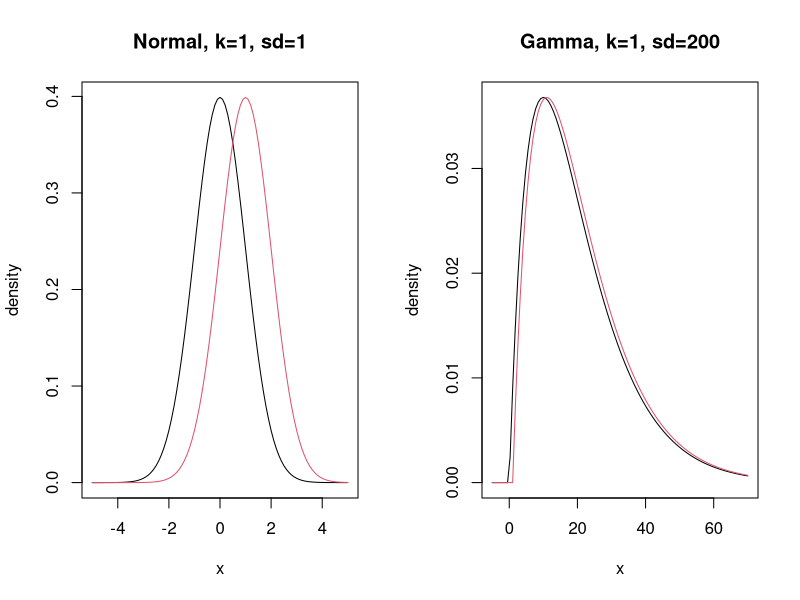
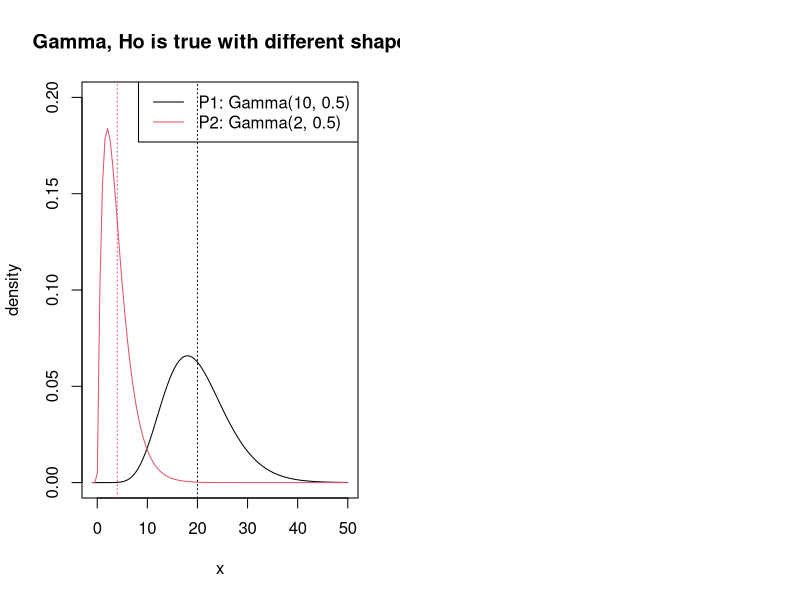
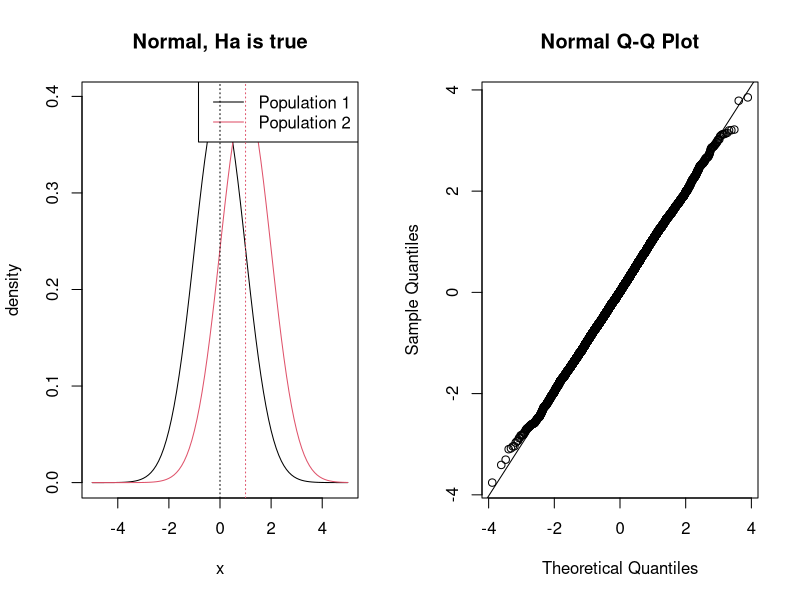
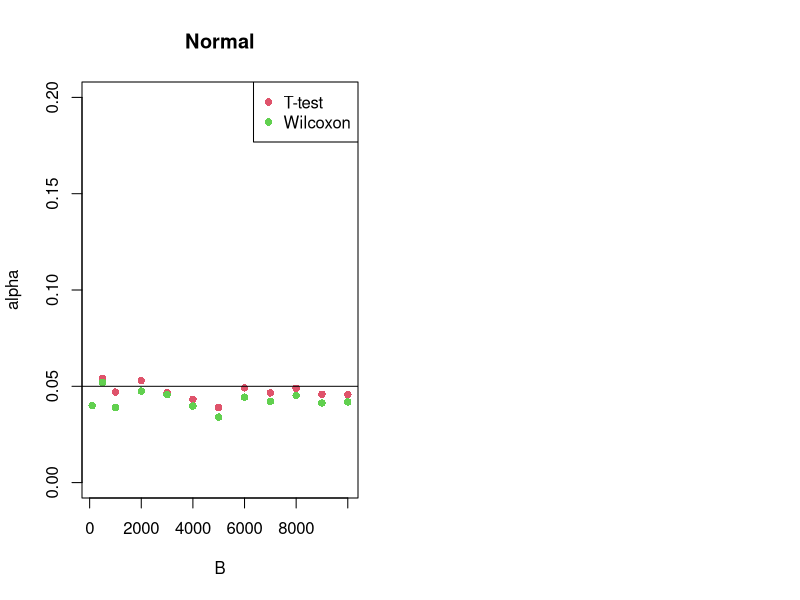
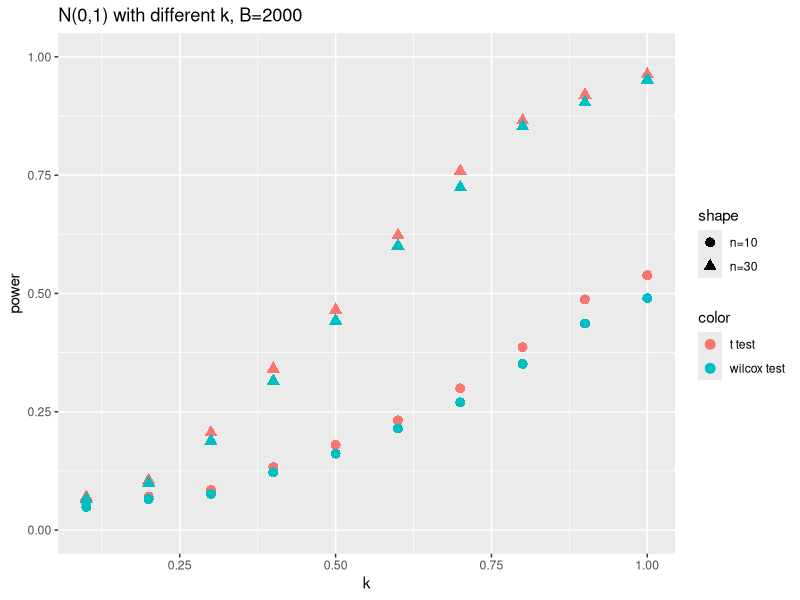
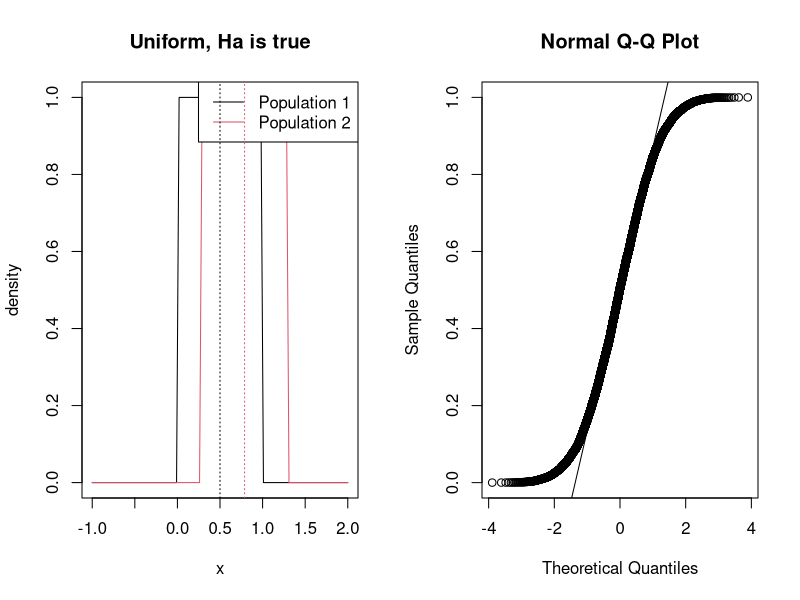
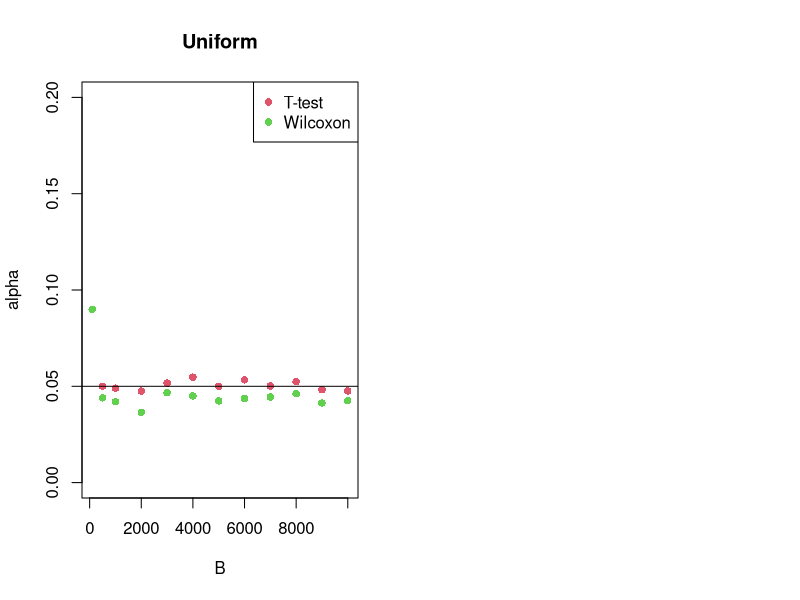

These figures' R source, in order: (Note: a time limit stopped this script after it produced the figures.)
## ---- chunk 1
knitr::opts_chunk$set(echo = TRUE)
## ---- chunk 2
par(mfrow=c(1,2))

curve(dnorm(x), from=-5, to=5, col=1,
      main="Normal, k=1, sd=1", ylab="density")
curve(dnorm(x, mean=0+1), from=-5, to=5, col=2, add=T)

curve(dgamma(x, 2, rate=0.1), from=-5, to=70, col=1,
      main="Gamma, k=1, sd=200", ylab="density")
curve(dgamma(x-1, 2, rate=0.1), from=-5, to=70, col=2, add=T)
## ---- chunk 3
# Gamma with different shape
# Ho is true
curve(dgamma(x, 10, rate=0.5), from=-1, to=50, col=1,
      main="Gamma, Ho is true with different shape", ylab="density", ylim=c(0,0.2))
curve(dgamma(x, 2, rate=0.5), from=-1, to=50, col=2, add=T)
legend("topright", c("P1: Gamma(10, 0.5)","P2: Gamma(2, 0.5)"),
       col=c(1,2), lty=1)
abline(v=20, col=1, lty=3)
abline(v=4, col=2, lty=3)
## ---- chunk 4
2/sqrt(10) # Gamma(10, 0.5)
2/sqrt(2) # Gamma(2, 0.5)
## ---- chunk 5
tail <- function(method,n=10000, mean=0, sd=1, a=0, b=1, shape=2, rate=0.5, plot=F) {
  x<-c()
      if (method=="Normal"){
        x<-rnorm(n) 
      }
      else if (method=="Uniform"){
        x<-runif(n, min=a, max=b) 
      }
      else if (method=="Exp"){
        x<-rexp(n, rate=rate) 
      }
      else if (method=="Gamma"){
        x<-rgamma(n, shape=shape, rate=rate) 
      }
      else {
        print("Error")
        break
      }
  qqnorm(x)
  qqline(x)
}
## ---- chunk 6
# method = Normal, Uniform, Exp, Gamma
alpha <- function(method, B, n=10, mean=0, sd=1, a=0, b=1, shape=2, rate=0.5, plot=F) {
  alpha<-0.05
  x<-c()
  y<-c()
  t.pv<-c()
  Wilcox.pv<-c()
  alpha_t<-c()
  alpha_Wilcox<-c()
  
  for(j in 1:length(B)){
    for(i in 1:B[j]){
      if (method=="Normal"){
        x<-rnorm(n) 
        y<-rnorm(n)
      }
      else if (method=="Uniform"){
        x<-runif(n, min=a, max=b) 
        y<-runif(n, min=a, max=b)
      }
      else if (method=="Exp"){
        x<-rexp(n, rate=rate) 
        y<-rexp(n, rate=rate)
      }
      else if (method=="Gamma"){
        x<-rgamma(n, shape=shape, rate=rate) 
        y<-rgamma(n, shape=shape, rate=rate)
      }
      else {
        print("Error")
        break
      }
      myt<-t.test(x,y)
      t.pv[i]<-myt$p.value
      Wilcox.pv[i] <- wilcox.test(x, y, exact = FALSE)$p.value
    }
    alpha_t[j] <- mean(t.pv<alpha)
    alpha_Wilcox[j]<-mean(Wilcox.pv<alpha)
  }
  if (plot==T){
    plot(x=B, y=alpha_t, ylim=c(0, 0.2), ylab="alpha",
         main=as.character(method), pch=16, col=2)
    points(x=B, y=alpha_Wilcox, pch=16, col=3)
    abline(h=0.05)
    legend("topright", c("T-test","Wilcoxon"), col=c(2,3), pch=16)
  }
}
## ---- chunk 7
kgen <- function(v){
    kgen <- c()
    for (i in 1:10){
      kgen[i] <- 0.1*i*v 
    }
    return(kgen)
}
## ---- chunk 8
# Normal
normal_power <- function(n, B, v) {
  alpha<-0.05
  t.pv<-c()
  Wilcox.pv<-c()
  k<-kgen((v)^(1/2)) 
  power_t<-data.frame(n10=c(rep(0,length(k))),n30=c(rep(0,length(k))))
  power_Wilcox<-data.frame(n10=c(rep(0,length(k))),n30=c(rep(0,length(k))))
  for(l in 1:length(n)){
    for(j in 1:length(k)){
      for(i in 1:B){
        x<-rnorm(n[l])
        y<-rnorm(n[l],mean=0+k[j])
        myt<-t.test(x,y)
        t.pv[i]<-myt$p.value
        Wilcox.pv[i] <- wilcox.test(x, y, exact = FALSE)$p.value
      }
      power_t[j,l] <- mean(t.pv<alpha)
      power_Wilcox[j,l]<-mean(Wilcox.pv<alpha)
    }
  }

  par(mfrow=c(1,2))
  require(ggplot2)
  require(reshape2)
  df <- data.frame(k = k,ttest = power_t,wilcoxtest = power_Wilcox)
  df <- melt(df ,  id.vars = 'k', variable.name = 'method')
  df$color=c(rep("t test",times=20),rep("wilcox test",times=20))
  df$shape=rep(c(rep("n=10",times=10),rep("n=30",times=10)),times=2)
  qplot(data = df, 
          y = value, 
          x = k, color=color,ylim=c(0,1),
          main=paste('N(0,1) with different k, B=',B,sep=""),
          ylab = "power")+geom_point(aes(shape=shape),size=3)
}
## ---- chunk 9
# Uniform
unif_power <- function(n, B, a, b) {
  alpha<-0.05
  t.pv<-c()
  Wilcox.pv<-c()
  k<-kgen((((b-a)^2)/12)^(1/2)) 
  power_t<-data.frame(n10=c(rep(0,length(k))),n30=c(rep(0,length(k))))
  power_Wilcox<-data.frame(n10=c(rep(0,length(k))),n30=c(rep(0,length(k))))
  for(l in 1:length(n)){
    for(j in 1:length(k)){
      for(i in 1:B){
        x<-runif(n[l], a, b)
        y<-runif(n[l], min=a+k, max=k[j]+b)
        myt<-t.test(x,y)
        t.pv[i]<-myt$p.value
        Wilcox.pv[i] <- wilcox.test(x, y, exact = FALSE)$p.value
      }
      power_t[j,l] <- mean(t.pv<alpha)
      power_Wilcox[j,l]<-mean(Wilcox.pv<alpha)
    }
  }
  par(mfrow=c(1,2))
  require(ggplot2)
  require(reshape2)
  df <- data.frame(k = k,ttest = power_t,wilcoxtest = power_Wilcox)
  df <- melt(df ,  id.vars = 'k', variable.name = 'method')
  df$color=c(rep("t test",times=20),rep("wilcox test",times=20))
  df$shape=rep(c(rep("n=10",times=10),rep("n=30",times=10)),times=2)
  qplot(data = df, 
          y = value, 
          x = k, color=color,ylim=c(0,1),
          main=paste('Unif(a=',a,', b=',b,') with different k, B=',B,sep=""),
          ylab = "power")+geom_point(aes(shape=shape),size=3)
}
## ---- chunk 10
# Exp
# b is rate
exp_power <- function(n, B, b) {
  alpha<-0.05
  t.pv<-c()
  Wilcox.pv<-c()
  k<-kgen((1*(b^-2))^(1/2)) 
  power_t<-data.frame(n10=c(rep(0,length(k))),n30=c(rep(0,length(k))))
  power_Wilcox<-data.frame(n10=c(rep(0,length(k))),n30=c(rep(0,length(k))))
  for(l in 1:length(n)){
    for(j in 1:length(k)){
      for(i in 1:B){
        x<-rgamma(n[l],shape =1 ,rate = b)
        x<-x+k[j]
        y<-rgamma(n[l],shape =1 ,rate = b)
        myt<-t.test(x,y)
        t.pv[i]<-myt$p.value
        Wilcox.pv[i]<-wilcox.test(x, y, exact = FALSE)$p.value
      }
      power_t[j,l]<-mean(t.pv<alpha)
      power_Wilcox[j,l]<-mean(Wilcox.pv<alpha)
    }
  }
  par(mfrow=c(1,2))
  require(ggplot2)
  require(reshape2)
  df <- data.frame(k = k,ttest = power_t,wilcoxtest = power_Wilcox)
  df <- melt(df ,  id.vars = 'k', variable.name = 'method')
  df$color=c(rep("t test",times=20),rep("wilcox test",times=20))
  df$shape=rep(c(rep("n=10",times=10),rep("n=30",times=10)),times=2)
  qplot(data = df, 
          y = value, 
          x = k, color=color,ylim=c(0,1),
          main=paste('Exp(rate=',b,') with different k, B=',B,sep=""),
          ylab = "power")+geom_point(aes(shape=shape),size=3)
}
## ---- chunk 11
# Gamma 
gamma_power <- function(n, B, a, b) {
  alpha<-0.05
  t.pv<-c()
  Wilcox.pv<-c()
  k<-kgen((a*(b^-2))^(1/2)) 
  power_Wilcox<-data.frame(n10=c(rep(0,length(k))),n30=c(rep(0,length(k))))
  power_t<-data.frame(n10=c(rep(0,length(k))),n30=c(rep(0,length(k))))
  for(l in 1:length(n)){
    for(j in 1:length(k)){
      for(i in 1:B){
        x<-rgamma(n[l],shape =a ,rate = b)
        y<-x+k[j]
        myt<-t.test(x,y)
        t.pv[i]<-myt$p.value
        Wilcox.pv[i] <- wilcox.test(x, y, exact = FALSE)$p.value
      }
      power_t[j,l] <- mean(t.pv<alpha)
      power_Wilcox[j,l]<-mean(Wilcox.pv<alpha)
    }
  }
  par(mfrow=c(1,2))
  require(ggplot2)
  require(reshape2)
  df <- data.frame(k = k,ttest = power_t,wilcoxtest = power_Wilcox)
  df <- melt(df ,  id.vars = 'k', variable.name = 'method')
  df$color=c(rep("t test",times=20),rep("wilcox test",times=20))
  df$shape=rep(c(rep("n=10",times=10),rep("n=30",times=10)),times=2)
  qplot(data = df, 
          y = value, 
          x = k, color=color,ylim=c(0,1),
          main=paste('Gamma(shape=',a,', rate=',b,') with different k, B=',B,sep=""),
          ylab = "power")+geom_point(aes(shape=shape),size=3)
}
## ---- chunk 12
# Gamma change shape (different meaning of k!!)
gamma_diff_shape_power <- function(n, B, a, b) {
  alpha<-0.05
  t.pv<-c()
  Wilcox.pv<-c()
  k<-seq(0.1,3,0.3)
  power_Wilcox<-data.frame(n10=c(rep(0,length(k))),n30=c(rep(0,length(k))))
  power_t<-data.frame(n10=c(rep(0,length(k))),n30=c(rep(0,length(k))))
  for(l in 1:length(n)){
    for(j in 1:length(k)){
      for(i in 1:B){
        x<-rgamma(n[l],shape =a ,rate = b)
        y<-rgamma(n[l],shape =a+k[j] ,rate = b)
        myt<-t.test(x,y)
        t.pv[i]<-myt$p.value
        Wilcox.pv[i] <- wilcox.test(x, y, exact = FALSE)$p.value
      }
      power_t[j,l] <- mean(t.pv<alpha)
      power_Wilcox[j,l]<-mean(Wilcox.pv<alpha)
    }
  }
  par(mfrow=c(1,2))
  require(ggplot2)
  require(reshape2)
  df <- data.frame(k = k,ttest = power_t,wilcoxtest = power_Wilcox)
  df <- melt(df ,  id.vars = 'k', variable.name = 'method')
  df$color=c(rep("t test",times=20),rep("wilcox test",times=20))
  df$shape=rep(c(rep("n=10",times=10),rep("n=30",times=10)),times=2)
  qplot(data = df, 
          y = value, 
          x = k, color=color,ylim=c(0,1),
          main=paste('Gamma(shape=',a,', rate=',b,') with different k, B=',B,sep=""),
          ylab = "power")+geom_point(aes(shape=shape),size=3)
}
## ---- chunk 13
par(mfrow=c(1,2))

curve(dnorm(x), from=-5, to=5, col=1,
      main="Normal, Ha is true", ylab="density")
curve(dnorm(x, mean=0+1), from=-5, to=5, col=2, add=T)
legend("topright", c("Population 1","Population 2"),
       col=c(1,2), lty=1)
abline(v=0, col=1, lty=3)
abline(v=1, col=2, lty=3)

tail(method = "Normal")
## ---- chunk 14
n<-10
B<-c(100,500,seq(1000,10000,1000))
alpha("Normal", n=n, B=B, mean=0, sd=1, plot=T)
## ---- chunk 15
normal_power(n=c(10,30), B=2000, v=1)
## ---- chunk 16
par(mfrow=c(1,2))

curve(dunif(x, 0, 1), from=-1, to=2, col=1,
      main="Uniform, Ha is true", ylab="density")
curve(dunif(x, 0+0.2886751, 1+0.2886751), from=-1, to=2, col=2, add=T)
legend("topright", c("Population 1","Population 2"),
       col=c(1,2), lty=1)
abline(v=0.5, col=1, lty=3)
abline(v=0.7886751, col=2, lty=3)

tail(method = "Uniform")
## ---- chunk 17
n<-10
B<-c(100,500,seq(1000,10000,1000))
alpha("Uniform", n=n, B=B, a=0, b=1, plot=T)
## ---- chunk 18
unif_power(n=c(10,30), B=2000, a=0, b=1)
## ---- chunk 19
par(mfrow=c(1,2))

curve(dexp(x, 1), from=-1, to=4, col=1,
      main="Exp, Ha is true", ylab="density")
curve(dexp(x-1, 1), from=-1, to=4, col=2, add=T)
legend("topright", c("Population 1","Population 2"),
       col=c(1,2), lty=1)
abline(v=1, col=1, lty=3)
abline(v=2, col=2, lty=3)

tail(method = "Exp", rate = 1)
## ---- chunk 20
n<-10
B<-c(100,500,seq(1000,10000,1000))
alpha("Exp", n=n, B=B, rate=1)
## ---- chunk 21
exp_power(n=c(10,30), B=10000, b=1)
## ---- chunk 22
par(mfrow=c(1,2))

curve(dgamma(x, 2, rate=0.5), from=-1, to=20, col=1,
      main="Gamma, Ha is true", ylab="density")
curve(dgamma(x-2.828427, 2, rate=0.5), from=-1, to=20, col=2, add=T)
legend("topright", c("Population 1","Population 2"),
       col=c(1,2), lty=1)
abline(v=4, col=1, lty=3)
abline(v=4+2.828427, col=2, lty=3)

tail(method = "Gamma")
## ---- chunk 23
n<-10
B<-c(100,500,seq(1000,10000,1000))
alpha("Gamma", n=n, B=B, shape=2, rate=0.5, plot=T)
## ---- chunk 24
gamma_power(n=c(10,30), B=10000, a=2, b=0.5)
## ---- chunk 25
curve(dgamma(x, 10, rate=0.5), from=-1, to=50, col=1,
      main="Gamma, Ho is true with different shape", ylab="density", ylim=c(0,0.2))
curve(dgamma(x, 2, rate=0.5), from=-1, to=50, col=2, add=T)
legend("topright", c("P1: Gamma(10, 0.5)","P2: Gamma(2, 0.5)"),
       col=c(1,2), lty=1)
abline(v=20, col=1, lty=3)
abline(v=4, col=2, lty=3)
## ---- chunk 26
par(mfrow=c(1,2))

curve(dgamma(x, 2, rate=0.5), from=-1, to=20, col=1,
      main="Gamma with small shape, Ha is true", ylab="density", ylim=c(0,0.2))
curve(dgamma(x, 2+1, rate=0.5), from=-1, to=20, col=2, add=T)
legend("topright", c("P1: Gamma(2, 0.5)","P2: Gamma(2+1, 0.5)"),
       col=c(1,2), lty=1)
abline(v=4, col=1, lty=3)
abline(v=6, col=2, lty=3)

tail(method = "Gamma", shape=2)
## ---- chunk 27
n<-10
B<-c(100,500,seq(1000,10000,1000))
alpha("Gamma", n=n, B=B, shape=2, rate=0.5, plot=T)
## ---- chunk 28
gamma_diff_shape_power(n=c(10,30), B=10000, a=2, b=0.5)
## ---- chunk 29
par(mfrow=c(1,2))

curve(dgamma(x, 10, rate=0.5), from=-1, to=50, col=1,
      main="Gamma with large shape, Ha is true", ylab="density", ylim=c(0,0.2))
curve(dgamma(x, 10+1, rate=0.5), from=-1, to=50, col=2, add=T)
legend("topright", c("P1: Gamma(10, 0.5)","P2: Gamma(10+1, 0.5)"),
       col=c(1,2), lty=1)
abline(v=20, col=1, lty=3)
abline(v=22, col=2, lty=3)

tail(method = "Gamma", shape=10)
## ---- chunk 30
n<-10
B<-c(100,500,seq(1000,10000,1000))
alpha("Gamma", n=n, B=B, shape=10, rate=0.5, plot=T)
## ---- chunk 31
gamma_diff_shape_power(n=c(10,30), B=10000, a=10, b=0.5)
